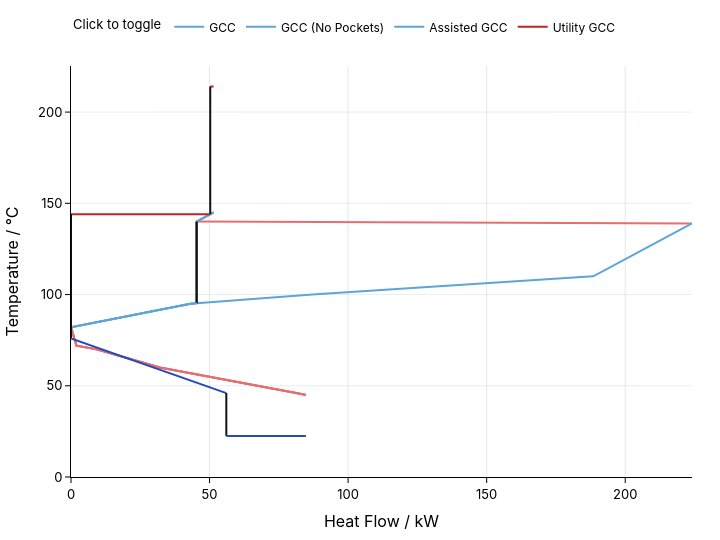

The cell this chart's notebook holds for it:
### Markdown cell above
## Render the key graphs in scope order
Read the local-process GCC first, then move to the total-site profiles and the Site Utility Grand Composite Curve. Because the case is a real `PinchProblem`, the standard `plot` accessor is enough for all three figures.

### Code cell
# baseline.plot.grand_composite_curve(zone_name=direct_target_name)
baseline.plot.grand_composite_curve(zone_name="Process A - chemical plant")

### Figure 1 — Plotly figure (JSON) as saved in the notebook; plotly's stock layout.template omitted (floating-point values rounded to 4 significant figures)
{"data": [{"hovertemplate": "GCC<br>Heat Flow / kW: %{x}<br>Temperature / °C: %{y}<extra></extra>", "legendgroup": "GCC", "line": {"color": "#5ca5d9", "width": 2}, "mode": "lines", "name": "GCC", "showlegend": true, "type": "scatter", "x": [51.47, 50.24, 50.23, 45.33], "y": [145, 144, 144.0, 140]}, {"hovertemplate": "GCC<br>Heat Flow / kW: %{x}<br>Temperature / °C: %{y}<extra></extra>", "legendgroup": "GCC", "line": {"color": "#e66e6e", "width": 2}, "mode": "lines", "name": "GCC", "showlegend": false, "type": "scatter", "x": [45.33, 224.1], "y": [140, 139]}, {"hovertemplate": "GCC<br>Heat Flow / kW: %{x}<br>Temperature / °C: %{y}<extra></extra>", "legendgroup": "GCC", "line": {"color": "#5ca5d9", "width": 2}, "mode": "lines", "name": "GCC", "showlegend": false, "type": "scatter", "x": [224.1, 188.5, 180, 87.12, 45.33, 43.11, 0], "y": [139, 110, 109.2, 100, 95.25, 95, 82]}, {"hovertemplate": "GCC<br>Heat Flow / kW: %{x}<br>Temperature / °C: %{y}<extra></extra>", "legendgroup": "GCC", "line": {"color": "#e66e6e", "width": 2}, "mode": "lines", "name": "GCC", "showlegend": false, "type": "scatter", "x": [0, 1.19, 1.98, 9.21, 11.21, 22.92, 32.07, 81.25, 84.77], "y": [82, 76, 72, 70, 69.13, 64, 60, 46, 45]}, {"hovertemplate": "GCC (No Pockets)<br>Heat Flow / kW: %{x}<br>Temperature / °C: %{y}<extra></extra>", "legendgroup": "GCC (No Pockets)", "line": {"color": "#5ca5d9", "width": 2}, "mode": "lines", "name": "GCC (No Pockets)", "showlegend": true, "type": "scatter", "x": [51.47, 50.24, 50.23, 45.33], "y": [145, 144, 144.0, 140]}, {"hovertemplate": "GCC (No Pockets)<br>Heat Flow / kW: %{x}<br>Temperature / °C: %{y}<extra></extra>", "legendgroup": "GCC (No Pockets)", "line": {"color": "#111111", "width": 2}, "mode": "lines", "name": "GCC (No Pockets)", "showlegend": false, "type": "scatter", "x": [45.33, 45.33], "y": [140, 95.25]}, {"hovertemplate": "GCC (No Pockets)<br>Heat Flow / kW: %{x}<br>Temperature / °C: %{y}<extra></extra>", "legendgroup": "GCC (No Pockets)", "line": {"color": "#5ca5d9", "width": 2}, "mode": "lines", "name": "GCC (No Pockets)", "showlegend": false, "type": "scatter", "x": [45.33, 43.11, 0], "y": [95.25, 95, 82]}, {"hovertemplate": "GCC (No Pockets)<br>Heat Flow / kW: %{x}<br>Temperature / °C: %{y}<extra></extra>", "legendgroup": "GCC (No Pockets)", "line": {"color": "#e66e6e", "width": 2}, "mode": "lines", "name": "GCC (No Pockets)", "showlegend": false, "type": "scatter", "x": [0, 1.19, 1.98, 9.21, 11.21, 22.92, 32.07, 81.25, 84.77], "y": [82, 76, 72, 70, 69.13, 64, 60, 46, 45]}, {"hovertemplate": "Assisted GCC<br>Heat Flow / kW: %{x}<br>Temperature / °C: %{y}<extra></extra>", "legendgroup": "Assisted GCC", "line": {"color": "#5ca5d9", "width": 2}, "mode": "lines", "name": "Assisted GCC", "showlegend": true, "type": "scatter", "x": [51.47, 50.24, 50.23, 45.33], "y": [145, 144, 144.0, 140]}, {"hovertemplate": "Assisted GCC<br>Heat Flow / kW: %{x}<br>Temperature / °C: %{y}<extra></extra>", "legendgroup": "Assisted GCC", "line": {"color": "#111111", "width": 2}, "mode": "lines", "name": "Assisted GCC", "showlegend": false, "type": "scatter", "x": [45.33, 45.33], "y": [140, 95.25]}, {"hovertemplate": "Assisted GCC<br>Heat Flow / kW: %{x}<br>Temperature / °C: %{y}<extra></extra>", "legendgroup": "Assisted GCC", "line": {"color": "#5ca5d9", "width": 2}, "mode": "lines", "name": "Assisted GCC", "showlegend": false, "type": "scatter", "x": [45.33, 43.11, 0], "y": [95.25, 95, 82]}, {"hovertemplate": "Assisted GCC<br>Heat Flow / kW: %{x}<br>Temperature / °C: %{y}<extra></extra>", "legendgroup": "Assisted GCC", "line": {"color": "#e66e6e", "width": 2}, "mode": "lines", "name": "Assisted GCC", "showlegend": false, "type": "scatter", "x": [0, 1.19, 1.98, 9.21, 11.21, 22.92, 32.07, 81.25, 84.77], "y": [82, 76, 72, 70, 69.13, 64, 60, 46, 45]}, {"hovertemplate": "Utility GCC<br>Heat Flow / kW: %{x}<br>Temperature / °C: %{y}<extra></extra>", "legendgroup": "Utility GCC", "line": {"color": "#C22323", "width": 2}, "mode": "lines", "name": "Utility GCC", "showlegend": true, "type": "scatter", "x": [51.47, 50.24], "y": [214, 214.0]}, {"hovertemplate": "Utility GCC<br>Heat Flow / kW: %{x}<br>Temperature / °C: %{y}<extra></extra>", "legendgroup": "Utility GCC", "line": {"color": "#111111", "width": 2}, "mode": "lines", "name": "Utility GCC", "showlegend": false, "type": "scatter", "x": [50.24, 50.24], "y": [214.0, 144]}, {"hovertemplate": "Utility GCC<br>Heat Flow / kW: %{x}<br>Temperature / °C: %{y}<extra></extra>", "legendgroup": "Utility GCC", "line": {"color": "#C22323", "width": 2}, "mode": "lines", "name": "Utility GCC", "showlegend": false, "type": "scatter", "x": [50.24, 0], "y": [144, 144.0]}, {"hovertemplate": "Utility GCC<br>Heat Flow / kW: %{x}<br>Temperature / °C: %{y}<extra></extra>", "legendgroup": "Utility GCC", "line": {"color": "#111111", "width": 2}, "mode": "lines", "name": "Utility GCC", "showlegend": false, "type": "scatter", "x": [0, 0], "y": [144.0, 76]}, {"hovertemplate": "Utility GCC<br>Heat Flow / kW: %{x}<br>Temperature / °C: %{y}<extra></extra>", "legendgroup": "Utility GCC", "line": {"color": "#244abd", "width": 2}, "mode": "lines", "name": "Utility GCC", "showlegend": false, "type": "scatter", "x": [0, 7.47, 11.21, 12.84, 22.42, 29.89, 56.05], "y": [76, 72, 70, 69.13, 64, 60, 46]}, {"hovertemplate": "Utility GCC<br>Heat Flow / kW: %{x}<br>Temperature / °C: %{y}<extra></extra>", "legendgroup": "Utility GCC", "line": {"color": "#111111", "width": 2}, "mode": "lines", "name": "Utility GCC", "showlegend": false, "type": "scatter", "x": [56.05, 56.05], "y": [46, 22.51]}, {"hovertemplate": "Utility GCC<br>Heat Flow / kW: %{x}<br>Temperature / °C: %{y}<extra></extra>", "legendgroup": "Utility GCC", "line": {"color": "#244abd", "width": 2}, "mode": "lines", "name": "Utility GCC", "showlegend": false, "type": "scatter", "x": [56.05, 84.77], "y": [22.51, 22.5]}], "layout": {"autosize": false, "font": {"color": "#000000", "family": "IBM Plex Sans, Inter, system-ui, sans-serif", "size": 13}, "height": 540, "hoverlabel": {"bgcolor": "#ffffff", "font": {"color": "#000000"}}, "hovermode": "closest", "legend": {"font": {"color": "#000000", "size": 12}, "orientation": "h", "title": {"font": {"color": "#000000", "size": 13}, "text": "Click to toggle"}, "y": 1.06, "yanchor": "bottom"}, "margin": {"b": 48, "l": 50, "r": 28, "t": 64}, "paper_bgcolor": "#ffffff", "plot_bgcolor": "#ffffff", "width": 720, "xaxis": {"gridcolor": "rgba(148, 163, 184, 0.25)", "linecolor": "#000000", "rangemode": "tozero", "showgrid": true, "showline": true, "tickcolor": "#000000", "tickfont": {"color": "#000000"}, "ticks": "outside", "title": {"font": {"color": "#000000"}, "text": "Heat Flow / kW"}, "zeroline": true, "zerolinecolor": "rgba(15, 23, 42, 0.8)", "zerolinewidth": 1.25}, "yaxis": {"gridcolor": "rgba(148, 163, 184, 0.2)", "linecolor": "#000000", "rangemode": "tozero", "showgrid": true, "showline": true, "tickcolor": "#000000", "tickfont": {"color": "#000000"}, "ticks": "outside", "title": {"font": {"color": "#000000"}, "text": "Temperature / °C"}, "zeroline": true, "zerolinecolor": "rgba(15, 23, 42, 0.8)", "zerolinewidth": 1.25}}}
